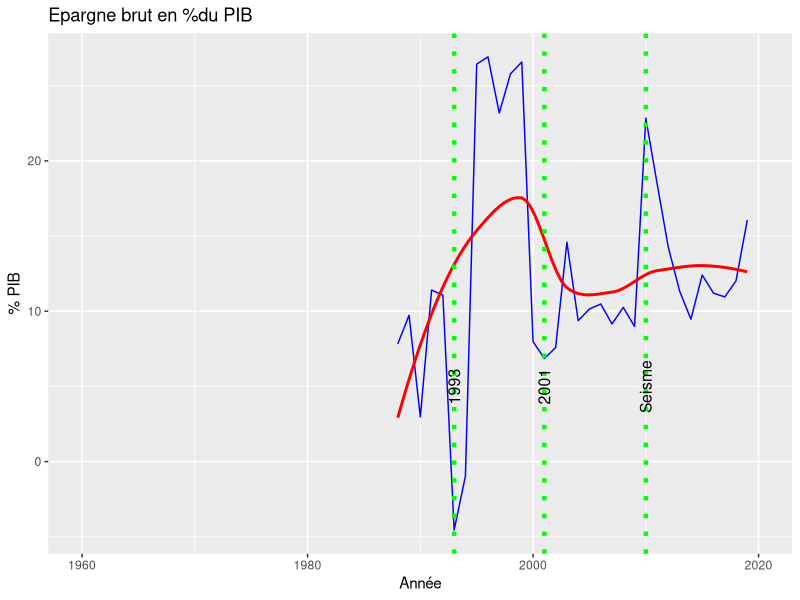
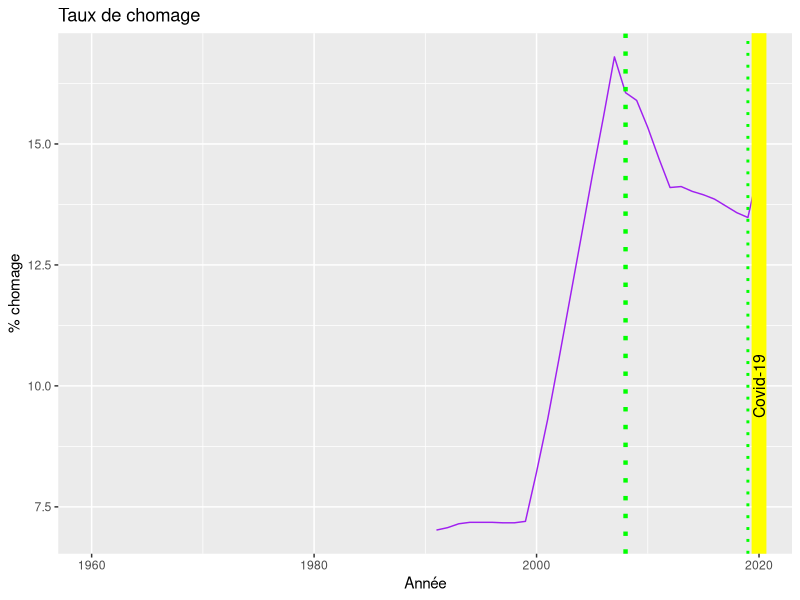

Generate these figures, in order, with R:
#############Informatique pour sciences sociales 
#############Devoir d'intra
####
#### Preparer par: 
#D.John Pascal Belande        Be172850
#Marie Bermann Germain        Ge181457
#Marthe Aurore Pierre-Louis   Pi190316
#Lee-Guerlens Simon           Si191509


### La consigne fournie pour ce devoir est la realisation de graphes conforme aux exepmles fournient dans le rapport.


library('openxlsx')            #lancement du package permetant d'importer le fichier excel
test<-read.xlsx("Data.xlsx")   #importation du fichier excel
test                           #lancement du fichier excel           

#suite à l'importation et au lancement du fichier excel, nous remarquans que seulement 14 des lignes du fichier sont affichés.
#nous utilisons donc, un code afin d'afficher plus de variables, ce qui nous permettra de choisir celle qu'on veut representer. 
options(max.print=10000)       #pour afficher plus de variables
test                           #lancement du fichier excel, cette fois plus de variables sont affiché      

PIB<-test[48,7:67]             #extraction des colones 7 à 67 de la ligne 48 et son enregistrement dans un objet.
PIB                            #Lancement de l'objet
summary(PIB)                   #l'objet est constate du type caractere
PIB<-as.numeric(PIB)             #conversion du type de l'objet en numeric 
PIB

année<-test[2,7:67]            #extraction des colones 7 à 67 de la ligne 2 et son enregistrement dans un objet.
année                          #Lancement de l'objet
summary(année)                 #l'objet est constate du type caractere
année<-as.numeric(année)           #conversion du type de l'objet en numeric
année

l<-data.frame(année,PIB)       #creation d'un data frame avec les données extraites
l                              


library(tidyverse)             #lancement du package tidyverse
library(ggplot2)               #lancement du package ggplot2


ggplot(l,aes(x=année,y=PIB,colour=line))+geom_line(color="blue")+geom_smooth(col="red",se=F)+geom_vline(
  xintercept=2010,linetype="dotted",color="green",size=1.5)+geom_vline(
    xintercept=2001,linetype="dotted",color="green",size=1.5)+geom_vline(
      xintercept=1993,linetype="dotted",color="green",size=1.5)+ggtitle("Epargne brut en %du PIB")+xlab("Année")+ylab("% PIB")+annotate(
        'text', x=2010,y=5,label='Seisme',size=4,angle='90')+annotate(
          'text', x=2001,y=5,label='2001',size=4,angle='90')+annotate(
            'text', x=1993,y=5,label='1993',size=4,angle='90')+scale_shape()



#deuxieme graphe

chomage<-test[16,7:67]
chomage
chomage<-as.numeric(chomage)
chomage

vari<-data.frame(année,chomage)
vari

ggplot(l,aes(x=année,y=chomage))+geom_line(color="purple")+geom_vline(
  xintercept=2008,linetype="dotted",color="green",size=1.5)+geom_vline(
    xintercept=2019,linetype="dotted",color="green",size=1)+geom_vline(
      xintercept=2020,color="yellow",size=5)+ggtitle("Taux de chomage")+xlab("Année")+ylab("% chomage")+annotate(
        'text', x=2020,y=10,label='Covid-19',size=4,angle='90')


